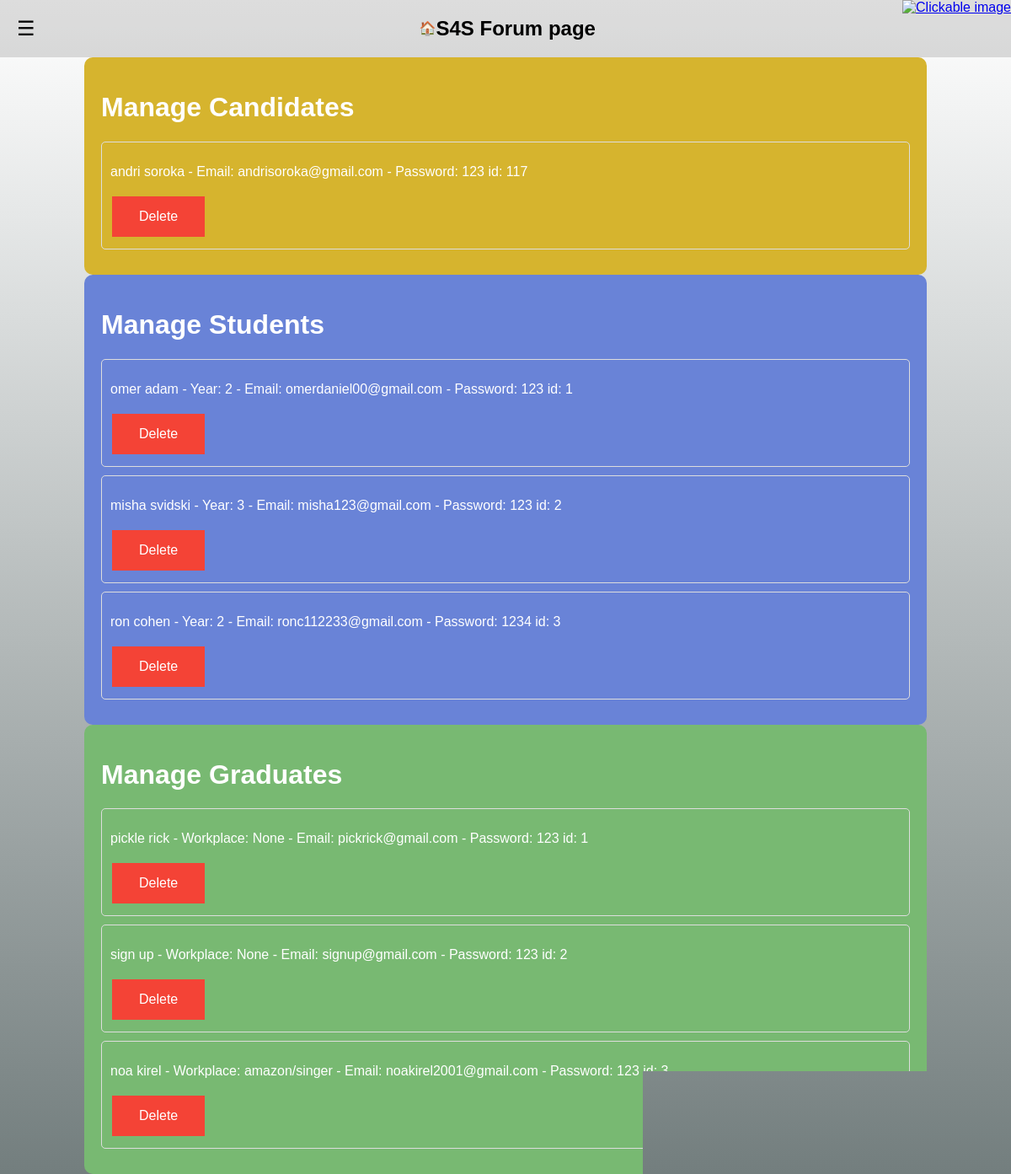
/manage_users/, run on the app's committed database.
### S4S/models.py (models this page shows)
class Candidate(models.Model):
    first_name = models.CharField(max_length=100)
    last_name = models.CharField(max_length=100)
    email = models.EmailField(max_length=254)
    password = models.CharField(max_length=100)
    reset_code = models.CharField(max_length=10, null=True, blank=True)

class Student(models.Model):
    first_name = models.CharField(max_length=100)
    last_name = models.CharField(max_length=100)
    select_year = models.IntegerField()
    email = models.EmailField(max_length=254)
    password = models.CharField(max_length=100)
    reset_code = models.CharField(max_length=10, null=True, blank=True)

class Graduate(models.Model):
    first_name = models.CharField(max_length=100)
    last_name = models.CharField(max_length=100)
    workplace = models.CharField(max_length=200, null=True, blank=True)
    email = models.EmailField(max_length=254)
    password = models.CharField(max_length=100)
    reset_code = models.CharField(max_length=10, null=True, blank=True)

### S4S/superusers.py (the view)
# urls.py: path('manage_users/', superusers.manage_users, name='manage_users'),
def manage_users(request):
    candidates = Candidate.objects.all()
    students = Student.objects.all()
    graduates = Graduate.objects.all()
    return render(request, 'manage_users.html', {'candidates': candidates, 'students': students,
                                                 'graduates': graduates})

### templates/manage_users.html (shortened to what this page needs)
<!DOCTYPE html>
<html lang="en">
<head>
</head>
<body>
<header>
      <a href="/" style="text-decoration: none; color: inherit;">&nbsp;🏠</a>
    <div class="menu-icon" onclick="toggleSidebar(event)">☰</div>
    <a href="/" style="text-decoration: none; color: inherit;"><h2>S4S Forum page</h2></a>
        <a href="{% url '' %}" class="top-left">
            <img src="https://i.imgur.com/YAy1rDP.png" alt="Clickable image" width="250" height="75" class="invert-color">
        </a>
</header>
    <div class="container candidate-container">
        <h1>Manage Candidates</h1>
        {% for candidate in candidates %}
            <div class="user">
                {% if candidate.id %}
                    <p>{{ candidate.first_name }} {{ candidate.last_name }} - Email: {{ candidate.email }}
            - Password: {{ candidate.password }} id: {{ candidate.id }}</p>
                    <form action="{% url 'delete_user' candidate.id %}" method="post">
                        <input type="submit" value="Delete" class="delete-button">
                    </form>
                {% endif %}
            </div>
        {% endfor %}
    </div>
    <div class="container student-container">
        <h1>Manage Students</h1>
        {% for student in students %}
            <div class="user">
                {% if student.id %}
                    <p>{{ student.first_name }} {{ student.last_name }} - Year: {{ student.select_year }} - Email: {{ student.email }}
            - Password: {{ student.password }} id: {{ student.id }}</p>
                    <form action="{% url 'delete_user' student.id %}" method="post">
                        <input type="submit" value="Delete" class="delete-button">
                    </form>
                {% endif %}
            </div>
        {% endfor %}
    </div>
    <div class="container graduate-container">
        <h1>Manage Graduates</h1>
        {% for graduate in graduates %}
            <div class="user">
                {% if graduate.id %}
                    <p>{{ graduate.first_name }} {{ graduate.last_name }} - Workplace: {{ graduate.workplace }}
            - Email: {{ graduate.email }} - Password: {{ graduate.password }} id: {{ graduate.id }}</p>
                    <form action="{% url 'delete_user' graduate.id %}" method="post">
                        <input type="submit" value="Delete" class="delete-button">
                    </form>
                {% endif %}
            </div>
        {% endfor %}
    </div>
</body>
</html>

### data on the page
Candidate: first_name "andri", last_name "soroka", email "andrisoroka@gmail.com", password "123", id "117"
Student: first_name "omer", last_name "adam", select_year "2", email "omerdaniel00@gmail.com", password "123", id "1"
Student: first_name "misha", last_name "svidski", select_year "3", email "misha123@gmail.com", password "123", id "2"
Student: first_name "ron", last_name "cohen", select_year "2", email "ronc112233@gmail.com", password "1234", id "3"
Graduate: first_name "pickle", last_name "rick", workplace "None", email "pickrick@gmail.com", password "123", id "1"
Graduate: first_name "sign", last_name "up", workplace "None", email "signup@gmail.com", password "123", id "2"
Graduate: first_name "noa", last_name "kirel", workplace "amazon/singer", email "noakirel2001@gmail.com", password "123", id "3"
